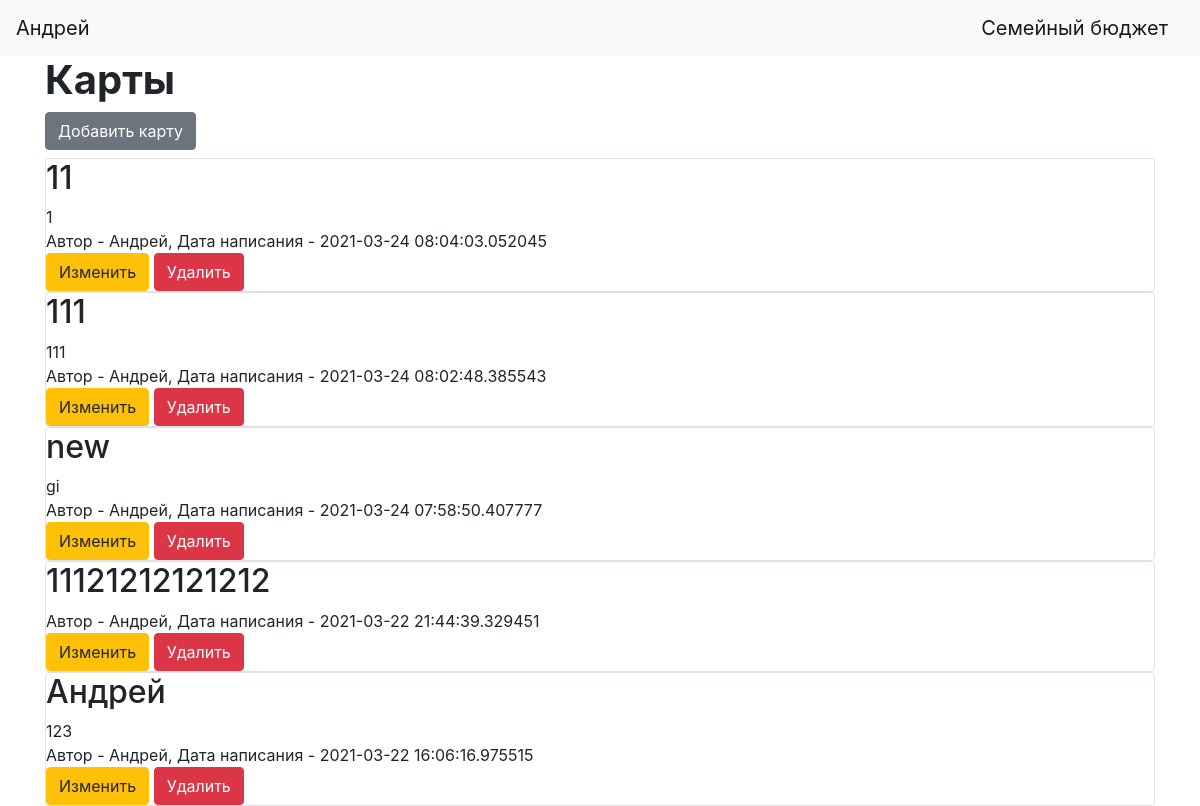
The page /cards_table (signed in) on the database as committed earlier.
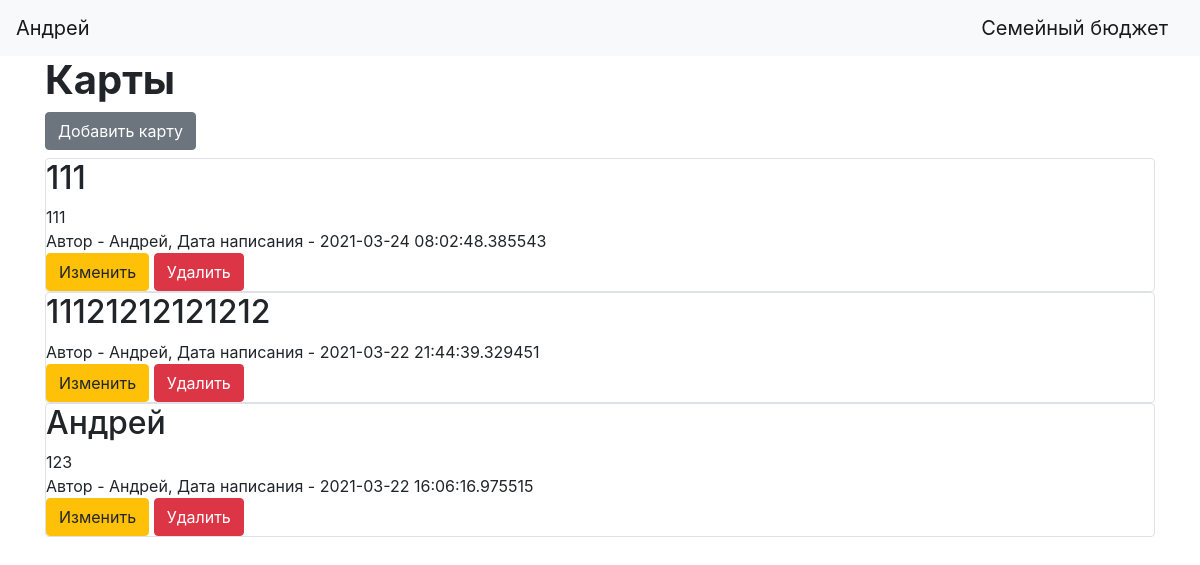
The same page on the database as committed later.
### data/cards.py (models this page shows)
class Cards(SqlAlchemyBase):
    __tablename__ = 'cards'
    id = sqlalchemy.Column(sqlalchemy.Integer,
                           primary_key=True, autoincrement=True)
    title = sqlalchemy.Column(sqlalchemy.String, nullable=True)
    content = sqlalchemy.Column(sqlalchemy.String, nullable=True)
    created_date = sqlalchemy.Column(sqlalchemy.DateTime,
                                     default=datetime.datetime.now)
    user_id = sqlalchemy.Column(sqlalchemy.Integer,
                                sqlalchemy.ForeignKey("users.id"))
    user = orm.relation('User')

### data/users.py (models this page shows, shortened)
class User(SqlAlchemyBase, UserMixin):
    __tablename__ = 'users'
    id = sqlalchemy.Column(sqlalchemy.Integer,
                           primary_key=True, autoincrement=True)
    name = sqlalchemy.Column(sqlalchemy.String, nullable=True)
    email = sqlalchemy.Column(sqlalchemy.String,
                              index=True, unique=True, nullable=True)
    hashed_password = sqlalchemy.Column(sqlalchemy.String, nullable=True)
    created_date = sqlalchemy.Column(sqlalchemy.DateTime,
                                     default=datetime.datetime.now)
    cards = orm.relation("Cards", back_populates='user')
    type_of_operation = orm.relation('Type_of_operation', back_populates='user')
    owner_money = orm.relation("Owner_money", back_populates='user')
    resource = orm.relation("Resource", back_populates='user')

### main.py (the view)
@app.route('/cards_table')
def get_cards_table():
    db_sess = db_session.create_session()
    cards = db_sess.query(Cards).filter(Cards.user_id == current_user.id)
    return render_template("cards_table.html", cards=cards)

### data/db_session.py (called while the page is built)
def create_session() -> Session:
    global __factory
    return __factory()

### main.py (called while the page is built)
@login_manager.user_loader
def load_user(user_id):
    db_sess = db_session.create_session()
    return db_sess.query(User).get(user_id)

### templates/cards_table.html (shortened to what this page needs)
{% extends "base.html" %}
{% block content %}
<h1><b>Карты</b></h1>
<a href="cards" class="btn btn-secondary">Добавить карту</a>
{% for item in cards[::-1]%}
<div class="col-md6 border rounded">
    <h2>{{item.title}}</h2>
    <div>
        {{item.content}}
    </div>
    <div>
        Автор - {{item.user.name}}, Дата написания - {{item.created_date}}
    </div>
    {% if current_user.is_authenticated and current_user == item.user %}
    <div>
        <a href="/cards/{{ item.id }}" class="btn btn-warning">
            Изменить
        </a>
        <a href="/cards_delete/{{ item.id }}" class="btn btn-danger">
            Удалить
        </a>
    </div>
{% endif %}
</div>
{% endfor %}
{% endblock %}

Rows that differ between the two databases and show on the page:
removed Cards: title "11", content "1", user.name "Андрей", created_date "2021-03-24 08:04:03.052045"
removed Cards: title "new", content "gi", user.name "Андрей", created_date "2021-03-24 07:58:50.407777"
